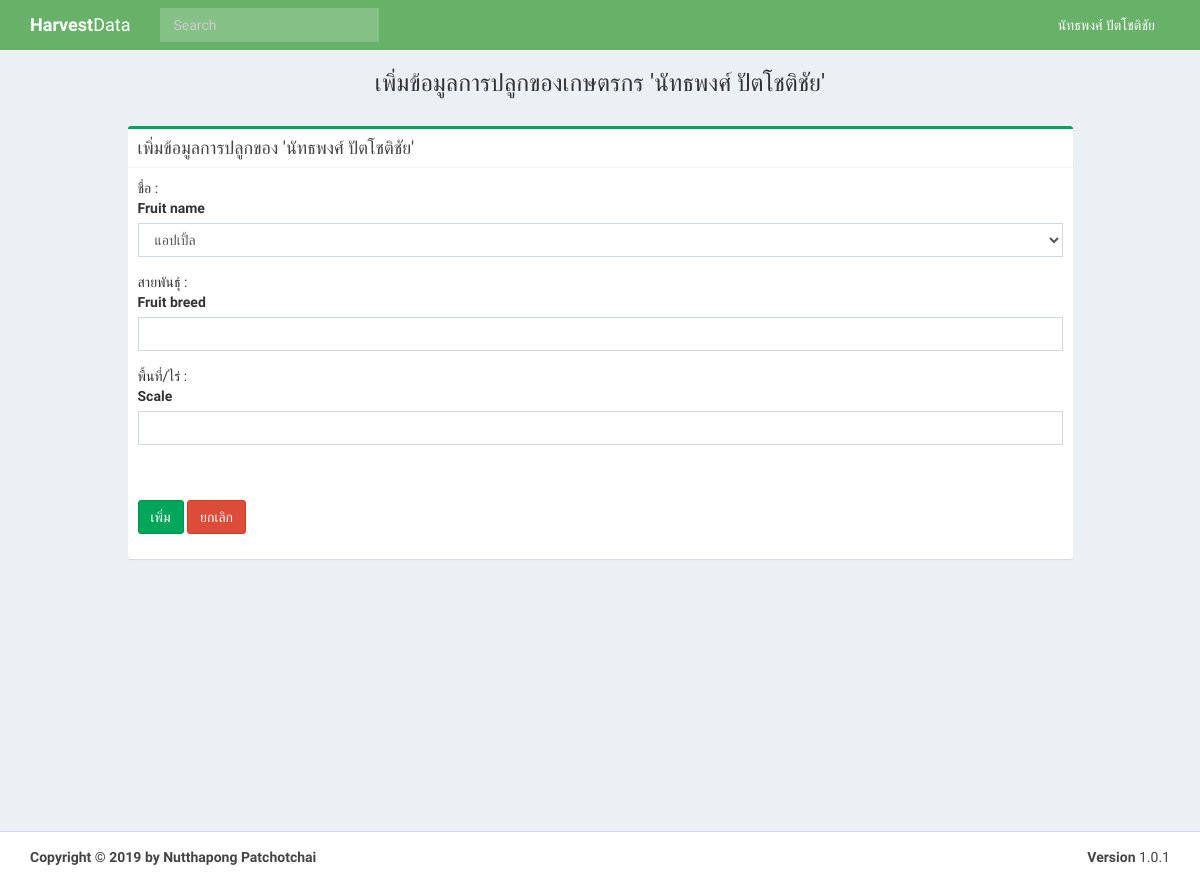
The page /farmer/85/plant/create/account2/ (signed in) on the database its author committed.
### Farmer/models.py (models this page shows, shortened)
class Farmer(models.Model):
    User_id = models.ForeignKey(User, on_delete=models.CASCADE)
    name = models.CharField(max_length=100, default='')
    lastname = models.CharField(max_length=100, default='')
    age = models.IntegerField(default='')
    address = models.TextField(max_length=500, default='')
    tel = models.CharField(max_length=100, default='')

class Fruit(models.Model):
    fruit_name = models.CharField(max_length=50, default='')
    class Meta:
        ordering = ["id"]
    def __str__(self):
        return self.fruit_name

### Farmer/views.py (the view)
# urls.py: path('farmer/<int:Farmer_id>/plant/create/account<int:id>/', farmer_views.CreateData.CreatePlant, name='createPlant'),
    @login_required
    def CreatePlant(request, Farmer_id, id):
        viewfarmers = Farmer.objects.filter(User_id=request.user)
        viewfarmer = Farmer.objects.get(id=Farmer_id)
        if request.user.id == viewfarmer.User_id.id:
            if request.method == 'POST':
                plantform = addPlant(request.POST)
                if plantform.is_valid():
                    createplant = plantform.save(commit=False)
                    createplant.User_id = User(id)
                    createplant.Farmer_id = Farmer(Farmer_id)
                    createplant.user = request.user
                    createplant.save()
                    messages.success(request, 'เพิ่มข้อมูลการปลูกของเกษตรกร สำเร็จ')
                    return redirect('../../../')
            else:
                plantform = addPlant()
        else:
            return redirect('/')
        plantcreateform = {
            'viewFarmer': viewfarmers,
            'plantform': plantform,
            'viewfarmer': viewfarmer
        }
        return render(request, 'Farmer/CreatePlant.html', plantcreateform)

### Farmer/forms.py
class addPlant(forms.ModelForm):
    class Meta:
        model = Plant
        fields = [
            'fruit_name',
            'fruit_breed',
            'scale',
        ]

### Farmer/templates/Farmer/CreatePlant.html (shortened to what this page needs)
{% extends "Farmer/base.html" %}
{% load crispy_forms_tags %}
{% load static %}
{% block content %}
        <section class="content-header">
        <center><h3>
          เพิ่มข้อมูลการปลูกของเกษตรกร '{{ viewfarmer.name }}   {{ viewfarmer.lastname}}'
        </h3></center>
      </section>
    <br>
    <div class="row">
    <div class="col-md-1"></div>
        <div class="col-md-10">
    <div class="box box-success">
            <div class="box-header with-border">
              <h3 class="box-title">เพิ่มข้อมูลการปลูกของ '{{ viewfarmer.name }}   {{ viewfarmer.lastname}}' </h3>
            </div>
            <div class="box-body">
                <div class="form-group">
                <form method="POST" enctype="multipart/form-data">
    <div class="form-group">
        <div>
                <div class="input-group-prepend">
                    <span class="input-group-text" id="inputGroup-sizing-sm">ชื่อ :</span>
                </div>
                {{ plantform.fruit_name|as_crispy_field }}
                <div class="input-group-prepend">
                    <span class="input-group-text" id="inputGroup-sizing-sm">สายพันธุ์ :</span>
                </div>
                {{ plantform.fruit_breed|as_crispy_field }}
                <div class="input-group-prepend">
                    <span class="input-group-text" id="inputGroup-sizing-sm">พื้นที่/ไร่ :</span>
                </div>
                {{ plantform.scale|as_crispy_field }}
            </div>
                <button class="btn btn-success" type="submit">เพิ่ม</button>
                <a class="btn btn-danger" role="button" href="{% url 'viewFarmer' viewfarmer.id %}" >ยกเลิก</a>
            </div>
        </form>
            </div>
    </div>
            </div>
            <div class="col-md-1"></div>
                    </div>
    </div>
{% endblock %}

### Farmer/templates/Farmer/base.html (shortened to what this page needs)
{% load static %}
<html style="height: auto; min-height: 100%;"><head>
  <link rel="stylesheet" href="{% static 'Farmer/css/bootstrap.min.css' %}">
  <link rel="stylesheet" href="{% static 'Farmer/css/font-awesome.min.css' %}">
  <link rel="stylesheet" href="{% static 'Farmer/css/ionicons.min.css' %}">
  <link rel="stylesheet" href="{% static 'Farmer/css/AdminLTE.min.css' %}">
  <link rel="stylesheet" href="{% static 'Farmer/css/skins/_all-skins.css'%}">
</head>
<body class="skin-blue layout-top-nav" style="height: auto; min-height: 100%;">
<div class="wrapper" style="height: auto; min-height: 100%;">
  <header class="main-header"  >
    <nav class="navbar navbar-static-top" style="background-color: #67b168;">
      <div class="container">
        <div class="navbar-header">
          <a href="{% url 'index' %}" class="navbar-brand"><b>Harvest</b>Data</a>
        </div>
        <div class="collapse navbar-collapse pull-left" id="navbar-collapse">
          <form class="navbar-form navbar-left" role="search" method="GET">
            <div class="form-group">
              <input type="text" class="form-control" id="navbar-search-input" placeholder="Search" name="q" value='{{ request.get.q }}'>
            </div>
          </form>
        </div>
        <div class="navbar-custom-menu" >
          <ul class="nav navbar-nav">
            <li class="dropdown user user-menu" >
              <a href="#" class="dropdown-toggle" data-toggle="dropdown">
                <span class="hidden-xs" ><span>{{  user.first_name }}</span>  <span>{{user.last_name}}</span></span>
              </a>
            </li>
          </ul>
        </div>
      </div>
    </nav>
  </header>
  <div class="content-wrapper" style="min-height: 781px;">
    <div class="container">
      <section class="content>
          {% block content %}
    {% endblock %}
    </div>
  </div>
  <footer class="main-footer">
    <div class="container">
      <div class="pull-right hidden-xs">
        <b>Version</b> 1.0.1
      </div>
      <strong>Copyright © 2019 by Nutthapong Patchotchai</strong>
    </div>
  </footer>
</div>
</body></html>

### Farmer/static/Farmer/css/skins/_all-skins.css (style rules this page uses)
.skin-blue .main-header .navbar { background-color: #3c8dbc; }
.skin-blue .main-header .navbar .nav > li > a { color: #ffffff; }
.skin-blue .wrapper, .skin-blue .main-sidebar, .skin-blue .left-side { background-color: #222d32; }

### rows shown on the page
Farmer: name "นัทธพงศ์", lastname "ปัตโชติชัย"
Fruit: fruit_name "แอปเปิ้ล"

### other values the page prints
{{ user.first_name }} "นัทธพงศ์"
{{ user.last_name }} "ปัตโชติชัย"
